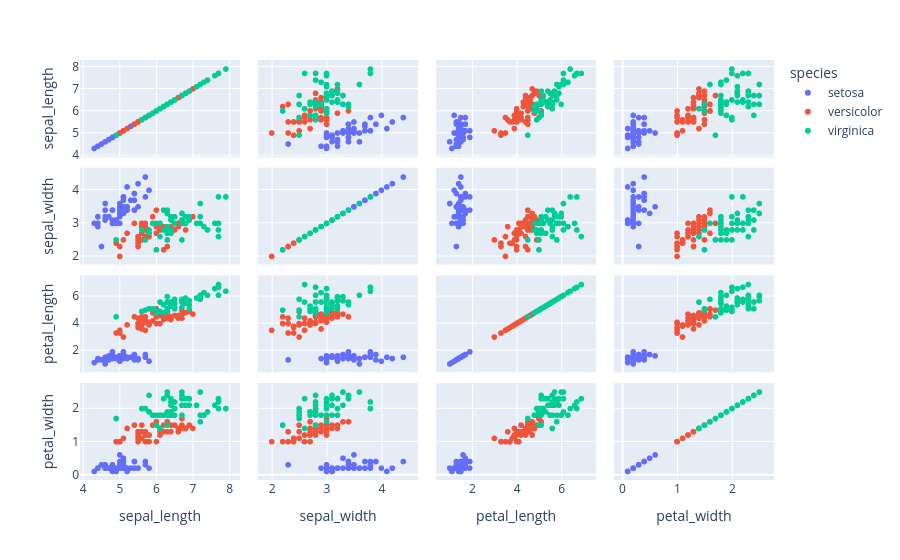

Notebook code cell kept with this figure:
### Code cell
## Scatter Matrix

fig = px.scatter_matrix(df, dimensions = ['sepal_length', 'sepal_width', 
                                          'petal_length', 'petal_width'],
                       color= 'species')

### Figure 1 — Plotly figure (JSON) as saved in the notebook; plotly's stock layout.template omitted (floating-point values rounded to 4 significant figures)
{"data": [{"dimensions": [{"axis": {"matches": true}, "label": "sepal_length", "values": [5.1, 4.9, 4.7, 4.6, 5, 5.4, 4.6, 5, 4.4, 4.9, 5.4, 4.8, 4.8, 4.3, 5.8, 5.7, 5.4, 5.1, 5.7, 5.1, 5.4, 5.1, 4.6, 5.1, 4.8, 5, 5, 5.2, 5.2, 4.7, 4.8, 5.4, 5.2, 5.5, 4.9, 5, 5.5, 4.9, 4.4, 5.1, 5, 4.5, 4.4, 5, 5.1, 4.8, 5.1, 4.6, 5.3, 5]}, {"axis": {"matches": true}, "label": "sepal_width", "values": [3.5, 3, 3.2, 3.1, 3.6, 3.9, 3.4, 3.4, 2.9, 3.1, 3.7, 3.4, 3, 3, 4, 4.4, 3.9, 3.5, 3.8, 3.8, 3.4, 3.7, 3.6, 3.3, 3.4, 3, 3.4, 3.5, 3.4, 3.2, 3.1, 3.4, 4.1, 4.2, 3.1, 3.2, 3.5, 3.1, 3, 3.4, 3.5, 2.3, 3.2, 3.5, 3.8, 3, 3.8, 3.2, 3.7, 3.3]}, {"axis": {"matches": true}, "label": "petal_length", "values": [1.4, 1.4, 1.3, 1.5, 1.4, 1.7, 1.4, 1.5, 1.4, 1.5, 1.5, 1.6, 1.4, 1.1, 1.2, 1.5, 1.3, 1.4, 1.7, 1.5, 1.7, 1.5, 1, 1.7, 1.9, 1.6, 1.6, 1.5, 1.4, 1.6, 1.6, 1.5, 1.5, 1.4, 1.5, 1.2, 1.3, 1.5, 1.3, 1.5, 1.3, 1.3, 1.3, 1.6, 1.9, 1.4, 1.6, 1.4, 1.5, 1.4]}, {"axis": {"matches": true}, "label": "petal_width", "values": [0.2, 0.2, 0.2, 0.2, 0.2, 0.4, 0.3, 0.2, 0.2, 0.1, 0.2, 0.2, 0.1, 0.1, 0.2, 0.4, 0.4, 0.3, 0.3, 0.3, 0.2, 0.4, 0.2, 0.5, 0.2, 0.2, 0.4, 0.2, 0.2, 0.2, 0.2, 0.4, 0.1, 0.2, 0.1, 0.2, 0.2, 0.1, 0.2, 0.2, 0.3, 0.3, 0.2, 0.6, 0.4, 0.3, 0.2, 0.2, 0.2, 0.2]}], "hovertemplate": "species=setosa<br>%{xaxis.title.text}=%{x}<br>%{yaxis.title.text}=%{y}<extra></extra>", "legendgroup": "setosa", "marker": {"color": "#636efa", "symbol": "circle"}, "name": "setosa", "showlegend": true, "type": "splom"}, {"dimensions": [{"axis": {"matches": true}, "label": "sepal_length", "values": [7, 6.4, 6.9, 5.5, 6.5, 5.7, 6.3, 4.9, 6.6, 5.2, 5, 5.9, 6, 6.1, 5.6, 6.7, 5.6, 5.8, 6.2, 5.6, 5.9, 6.1, 6.3, 6.1, 6.4, 6.6, 6.8, 6.7, 6, 5.7, 5.5, 5.5, 5.8, 6, 5.4, 6, 6.7, 6.3, 5.6, 5.5, 5.5, 6.1, 5.8, 5, 5.6, 5.7, 5.7, 6.2, 5.1, 5.7]}, {"axis": {"matches": true}, "label": "sepal_width", "values": [3.2, 3.2, 3.1, 2.3, 2.8, 2.8, 3.3, 2.4, 2.9, 2.7, 2, 3, 2.2, 2.9, 2.9, 3.1, 3, 2.7, 2.2, 2.5, 3.2, 2.8, 2.5, 2.8, 2.9, 3, 2.8, 3, 2.9, 2.6, 2.4, 2.4, 2.7, 2.7, 3, 3.4, 3.1, 2.3, 3, 2.5, 2.6, 3, 2.6, 2.3, 2.7, 3, 2.9, 2.9, 2.5, 2.8]}, {"axis": {"matches": true}, "label": "petal_length", "values": [4.7, 4.5, 4.9, 4, 4.6, 4.5, 4.7, 3.3, 4.6, 3.9, 3.5, 4.2, 4, 4.7, 3.6, 4.4, 4.5, 4.1, 4.5, 3.9, 4.8, 4, 4.9, 4.7, 4.3, 4.4, 4.8, 5, 4.5, 3.5, 3.8, 3.7, 3.9, 5.1, 4.5, 4.5, 4.7, 4.4, 4.1, 4, 4.4, 4.6, 4, 3.3, 4.2, 4.2, 4.2, 4.3, 3, 4.1]}, {"axis": {"matches": true}, "label": "petal_width", "values": [1.4, 1.5, 1.5, 1.3, 1.5, 1.3, 1.6, 1, 1.3, 1.4, 1, 1.5, 1, 1.4, 1.3, 1.4, 1.5, 1, 1.5, 1.1, 1.8, 1.3, 1.5, 1.2, 1.3, 1.4, 1.4, 1.7, 1.5, 1, 1.1, 1, 1.2, 1.6, 1.5, 1.6, 1.5, 1.3, 1.3, 1.3, 1.2, 1.4, 1.2, 1, 1.3, 1.2, 1.3, 1.3, 1.1, 1.3]}], "hovertemplate": "species=versicolor<br>%{xaxis.title.text}=%{x}<br>%{yaxis.title.text}=%{y}<extra></extra>", "legendgroup": "versicolor", "marker": {"color": "#EF553B", "symbol": "circle"}, "name": "versicolor", "showlegend": true, "type": "splom"}, {"dimensions": [{"axis": {"matches": true}, "label": "sepal_length", "values": [6.3, 5.8, 7.1, 6.3, 6.5, 7.6, 4.9, 7.3, 6.7, 7.2, 6.5, 6.4, 6.8, 5.7, 5.8, 6.4, 6.5, 7.7, 7.7, 6, 6.9, 5.6, 7.7, 6.3, 6.7, 7.2, 6.2, 6.1, 6.4, 7.2, 7.4, 7.9, 6.4, 6.3, 6.1, 7.7, 6.3, 6.4, 6, 6.9, 6.7, 6.9, 5.8, 6.8, 6.7, 6.7, 6.3, 6.5, 6.2, 5.9]}, {"axis": {"matches": true}, "label": "sepal_width", "values": [3.3, 2.7, 3, 2.9, 3, 3, 2.5, 2.9, 2.5, 3.6, 3.2, 2.7, 3, 2.5, 2.8, 3.2, 3, 3.8, 2.6, 2.2, 3.2, 2.8, 2.8, 2.7, 3.3, 3.2, 2.8, 3, 2.8, 3, 2.8, 3.8, 2.8, 2.8, 2.6, 3, 3.4, 3.1, 3, 3.1, 3.1, 3.1, 2.7, 3.2, 3.3, 3, 2.5, 3, 3.4, 3]}, {"axis": {"matches": true}, "label": "petal_length", "values": [6, 5.1, 5.9, 5.6, 5.8, 6.6, 4.5, 6.3, 5.8, 6.1, 5.1, 5.3, 5.5, 5, 5.1, 5.3, 5.5, 6.7, 6.9, 5, 5.7, 4.9, 6.7, 4.9, 5.7, 6, 4.8, 4.9, 5.6, 5.8, 6.1, 6.4, 5.6, 5.1, 5.6, 6.1, 5.6, 5.5, 4.8, 5.4, 5.6, 5.1, 5.1, 5.9, 5.7, 5.2, 5, 5.2, 5.4, 5.1]}, {"axis": {"matches": true}, "label": "petal_width", "values": [2.5, 1.9, 2.1, 1.8, 2.2, 2.1, 1.7, 1.8, 1.8, 2.5, 2, 1.9, 2.1, 2, 2.4, 2.3, 1.8, 2.2, 2.3, 1.5, 2.3, 2, 2, 1.8, 2.1, 1.8, 1.8, 1.8, 2.1, 1.6, 1.9, 2, 2.2, 1.5, 1.4, 2.3, 2.4, 1.8, 1.8, 2.1, 2.4, 2.3, 1.9, 2.3, 2.5, 2.3, 1.9, 2, 2.3, 1.8]}], "hovertemplate": "species=virginica<br>%{xaxis.title.text}=%{x}<br>%{yaxis.title.text}=%{y}<extra></extra>", "legendgroup": "virginica", "marker": {"color": "#00cc96", "symbol": "circle"}, "name": "virginica", "showlegend": true, "type": "splom"}], "layout": {"dragmode": "select", "legend": {"title": {"text": "species"}, "tracegroupgap": 0}, "margin": {"t": 60}}}
